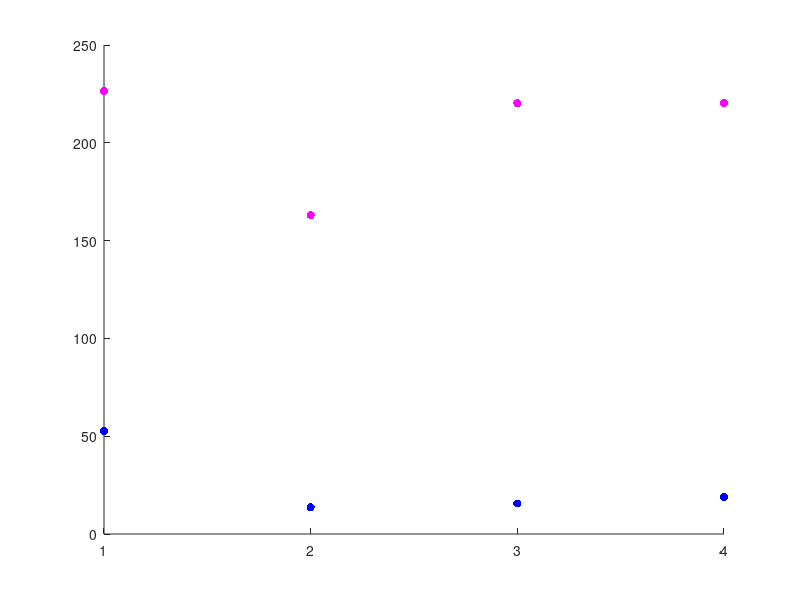

Here is the MATLAB script that generated this plot: (Note: this script raises an error after producing the figure.)
%% timed results when using solver
    % ran program 5 times consecutively 
    m1 = [52,52,52,52,55];
    m2 = [13,14,13,14,14];
    m3 = [15,16,15,16,16];
    m4 = [19,19,19,19,19];
%% timed results when using for loop with O3 complexity
n1 = [245,240,189,211,248]; % 231
n2 = [152,165,135,171,192]; % 163
n3 = [206,244,174,225,252]; % 234
n4 = [206,244,174,225,252]; % 234

%% lets plot the results
figure(1)
hold all; 
y1 = [mean(m1), mean(m2), mean(m3), mean(m4)];
y2 = [mean(n1), mean(n2), mean(n3), mean(n4)];

scatter(1:4,y1, "b", "filled"); 
scatter(1:4,y2, "m", "filled");
xticks([1:4]); xticklabels(["2x2","3x3", "4x3", "6x3"]);
xlabel("Matrix Dimensions"); ylabel("Computation Time [\mus]"); grid on;
legend("HPC Algorithm", "O3-complexity Algorithm");
title("Time Comparison for Matrix Addition with Different Algorithms")
subtitle("Average time of five runtimes for the operation A = B + C")
%% Application 2 - matrix multiplication and vary cut off times - lets plot the results

y1 = [14.2,99.4, 921.6, 546245,  5.55675e+06, 1.04732e+08,...
    3.70456e+08,  5.94778e+08,900923375]; % base data, cut off = 4 
y2 = [29.4, 204.2, 1567.8, 810342, 6.40088e+06,5.10096e+07,...
    1.01859e+08, 3.30917e+08, 402009264]; % recursive data, cut off = 4
y3 = [13,135.2, 1019.2,622889,8.38492e+06,1.10374e+08,...
    3.80525e+08,6.14693e+08,8.82802e+08]; % base data, cut off = 16
y4 = [12.2, 94.4,753.8,387579,3.13889e+06,2.54366e+07,...
    9.00584e+07,1.43033e+08,1.97908e+08 ]; % recursive data, cut off = 16
y5 = [16.6,223.4,1254.8,1.02971e+06,1.0927e+07,...
    1.12199e+08,3.84742e+08,6.13445e+08,8.86154e+08]; % base data, cut off = 64
y6 = [15.2, 163,1372.6,616497, 4.88663e+06,...
    3.89808e+07,1.26052e+08,1.97296e+08, 3.01486e+08]; % base data, cut off = 64

figure (2)
subplot(1,2,1)
plot(1:length(y1),y5, "b*-"); hold on;
subplot(1,2,1)
plot(1:length(y2),y6, "m*-"); hold on;
xticks([1:length(y1)]); xticklabels(["16","32", "64", "512"...
    "1024", "2048", "3072", "3584", "4096"]);
xlabel("Submatrix Dimensions, nxn"); ylabel("Computation Time [\mus]"); grid on;
legend("Base Multiplication", "Recursive Multiplication, cutoff point 64");
title("Time Comparison for Matrix Multiplication with Different Algorithms")
subtitle("Average of five runtimes for the operation A = B*C")

subplot(1,2,2);
cdata = [y5', y6'];
xvalues = {'Base Multiplication','Recursive Multiplication'};
yvalues = ["16","32", "64", "512"...
    "1024", "2048", "3072", "3584", "4096"];
h = heatmap(xvalues,yvalues,cdata);

h.Title = 'Summary of Execution Times';
h.XLabel = 'Algorithm';
h.YLabel = 'Execution Time [\mus]';
%% Summary of Execution times
figure(3);
cdata = [y1', y2', y3', y4', y5', y6'];
xvalues = {'Base, CP 4','Recursive, CP 4', 'Base, CP 16','Recursive, CP 16'...
    'Base, CP 64','Recursive, CP 64'};
yvalues = ["16","32", "64", "512"...
    "1024", "2048", "3072", "3584", "4096"];
h = heatmap(xvalues,yvalues,cdata);

h.Title = 'Summary of Execution Times';
h.XLabel = 'Algorithm';
h.YLabel = 'Execution Time [\mus]';

% probably could go to a higher cut off point 